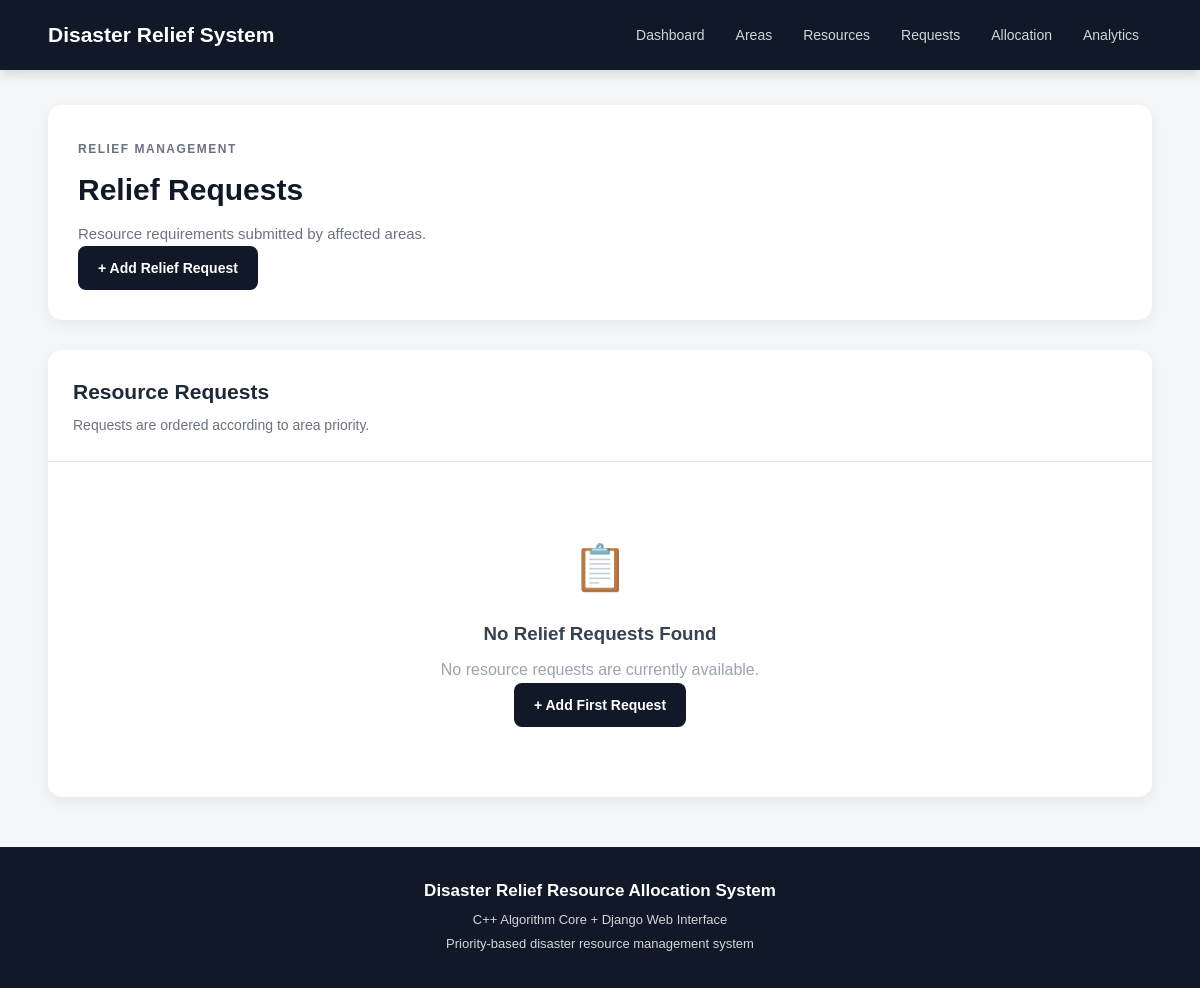
The app's page /requests/, older data.
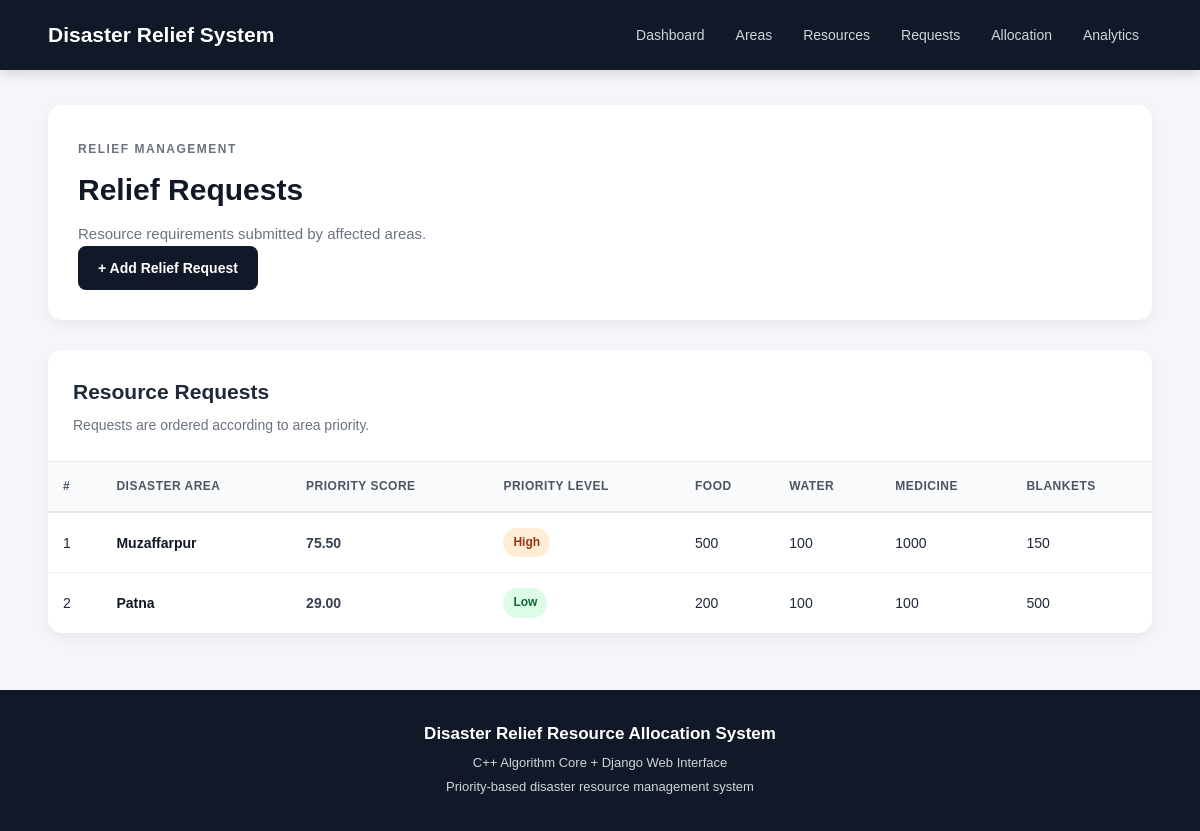
The same page, newer data.
### relief/models.py (models this page shows, shortened)
class ResourceRequest(models.Model):
    area = models.ForeignKey(
        DisasterArea,
        on_delete=models.CASCADE,
        related_name="resource_requests"
    )
    foodDemand = models.PositiveIntegerField(default=0)
    waterDemand = models.PositiveIntegerField(default=0)
    medicineDemand = models.PositiveIntegerField(default=0)
    blanketDemand = models.PositiveIntegerField(default=0)

class DisasterArea(models.Model):
    areaName = models.CharField(max_length=100)
    severity = models.FloatField(default=1)
    populationAffected = models.PositiveIntegerField(default=0)
    medicalNeed = models.FloatField(default=1)
    waitingTime = models.FloatField(default=0)
    resourceDemand = models.PositiveIntegerField(default=0)
    priorityScore = models.FloatField(default=0.0)
    priorityLevel = models.CharField(
        max_length=20,
        default="Not Calculated"
    )

### relief/views.py (the view)
def relief_requests(request):
    request_list = (
        ResourceRequest.objects
        .select_related("area")
        .order_by(
            "-area__priorityScore",
            "area__id"
        )
    )
    return render(
        request,
        "relief/requests.html",
        {
            "resource_requests": request_list
        }
    )

### relief/templates/relief/requests.html (shortened to what this page needs)
{% extends "relief/base.html" %}
{% block content %}
<div class="page-header">
    <div>
        <span class="section-label">
            RELIEF MANAGEMENT
        </span>
        <h1>
            Relief Requests
        </h1>
        <p>
            Resource requirements submitted by affected areas.
        </p>
    </div>
    <div>
        <a href="{% url 'add_request' %}" class="btn btn-primary">
            + Add Relief Request
        </a>
    </div>
</div>
<div class="table-card">
    <div class="table-header">
        <div>
            <h2>
                Resource Requests
            </h2>
            <p>
                Requests are ordered according to area priority.
            </p>
        </div>
    </div>
    {% if resource_requests %}
    <div class="table-wrapper">
        <table class="data-table">
            <thead>
                <tr>
                    <th>
                        #
                    </th>
                    <th>
                        Disaster Area
                    </th>
                    <th>
                        Priority Score
                    </th>
                    <th>
                        Priority Level
                    </th>
                    <th>
                        Food
                    </th>
                    <th>
                        Water
                    </th>
                    <th>
                        Medicine
                    </th>
                    <th>
                        Blankets
                    </th>
                </tr>
            </thead>
            <tbody>
                {% for request_item in resource_requests %}
                <tr>
                    <td>
                        {{ forloop.counter }}
                    </td>
                    <td class="bold-text">
                        {{ request_item.area.areaName }}
                    </td>
                    <td class="score">
                        {{ request_item.area.priorityScore|floatformat:2 }}
                    </td>
                    <td>
                        {% if request_item.area.priorityLevel == "Critical" %}
                        <span class="badge badge-critical">
                            Critical
                        </span>
                        {% elif request_item.area.priorityLevel == "High" %}
                        <span class="badge badge-high">
                            High
                        </span>
                        {% elif request_item.area.priorityLevel == "Medium" %}
                        <span class="badge badge-medium">
                            Medium
                        </span>
                        {% elif request_item.area.priorityLevel == "Low" %}
                        <span class="badge badge-low">
                            Low
                        </span>
                        {% else %}
                        <span class="badge badge-default">
                            {{ request_item.area.priorityLevel }}
                        </span>
                        {% endif %}
                    </td>
                    <td>
                        {{ request_item.foodDemand }}
                    </td>
                    <td>
                        {{ request_item.waterDemand }}
                    </td>
                    <td>
                        {{ request_item.medicineDemand }}
                    </td>
                    <td>
                        {{ request_item.blanketDemand }}
                    </td>
                </tr>
                {% endfor %}
            </tbody>
        </table>
    </div>
    {% else %}
    <div class="empty-state">
        <div class="empty-icon">
            📋
        </div>
        <h3>
            No Relief Requests Found
        </h3>
        <p>
            No resource requests are currently available.
        </p>
        <a href="{% url 'add_request' %}" class="btn btn-primary">
            + Add First Request
        </a>
    </div>
    {% endif %}
</div>
{% endblock %}

Row changes from the older to the newer data that the page shows:
added ResourceRequest: area.areaName "Muzaffarpur", area.priorityScore "75.50", shows "High", foodDemand "500", waterDemand "100", medicineDemand "1000", blanketDemand "150"
added ResourceRequest: area.areaName "Patna", area.priorityScore "29.00", shows "Low", foodDemand "200", waterDemand "100", medicineDemand "100", blanketDemand "500"
Text that changed along with them:
text no longer shown: "📋 No Relief Requests Found No resource requests are currently available. + Add First Request"
text now shown: "# DISASTER AREA PRIORITY SCORE PRIORITY LEVEL FOOD WATER MEDICINE BLANKETS"
